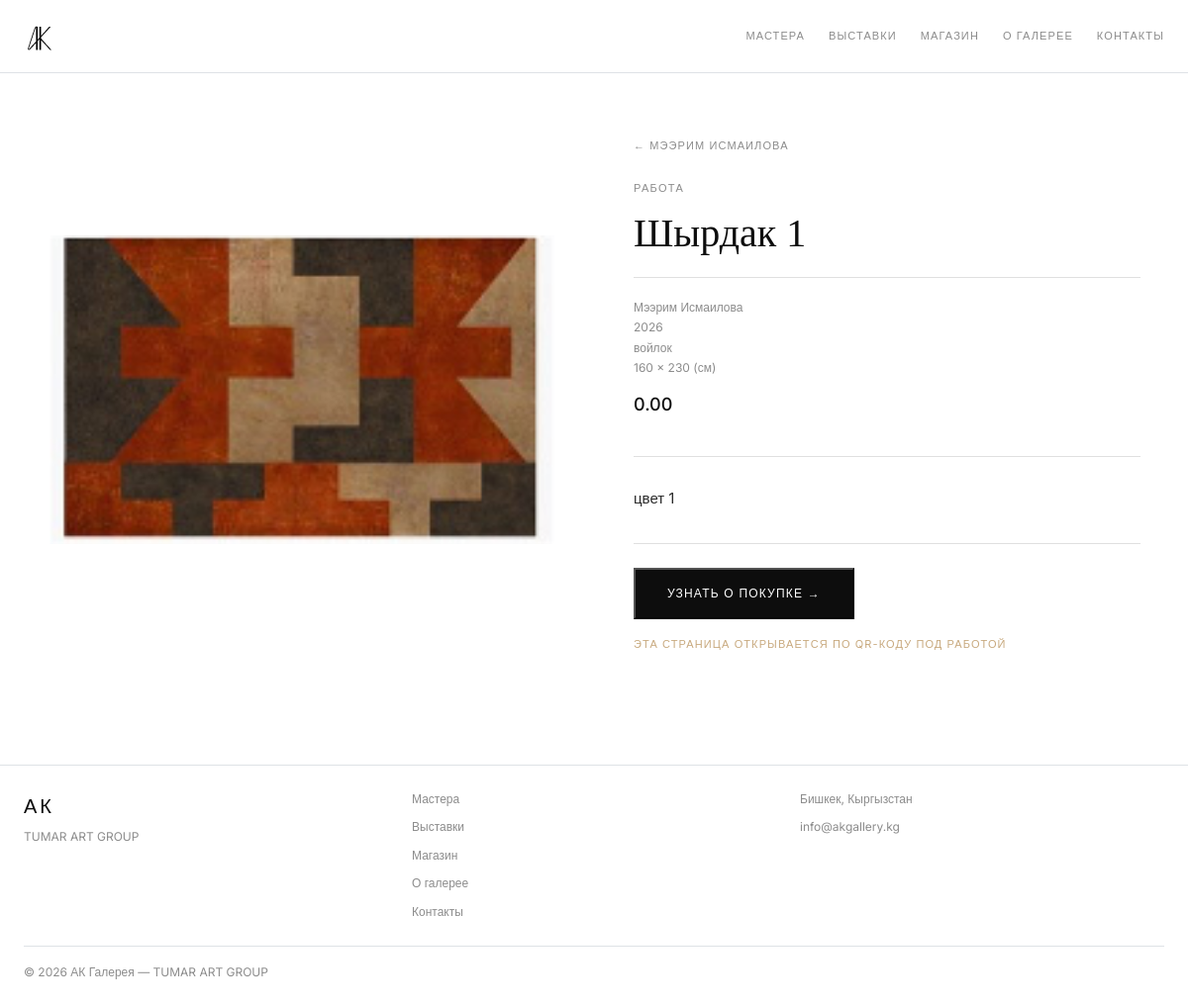
Before: /artists/artwork/3/ with the older database file.
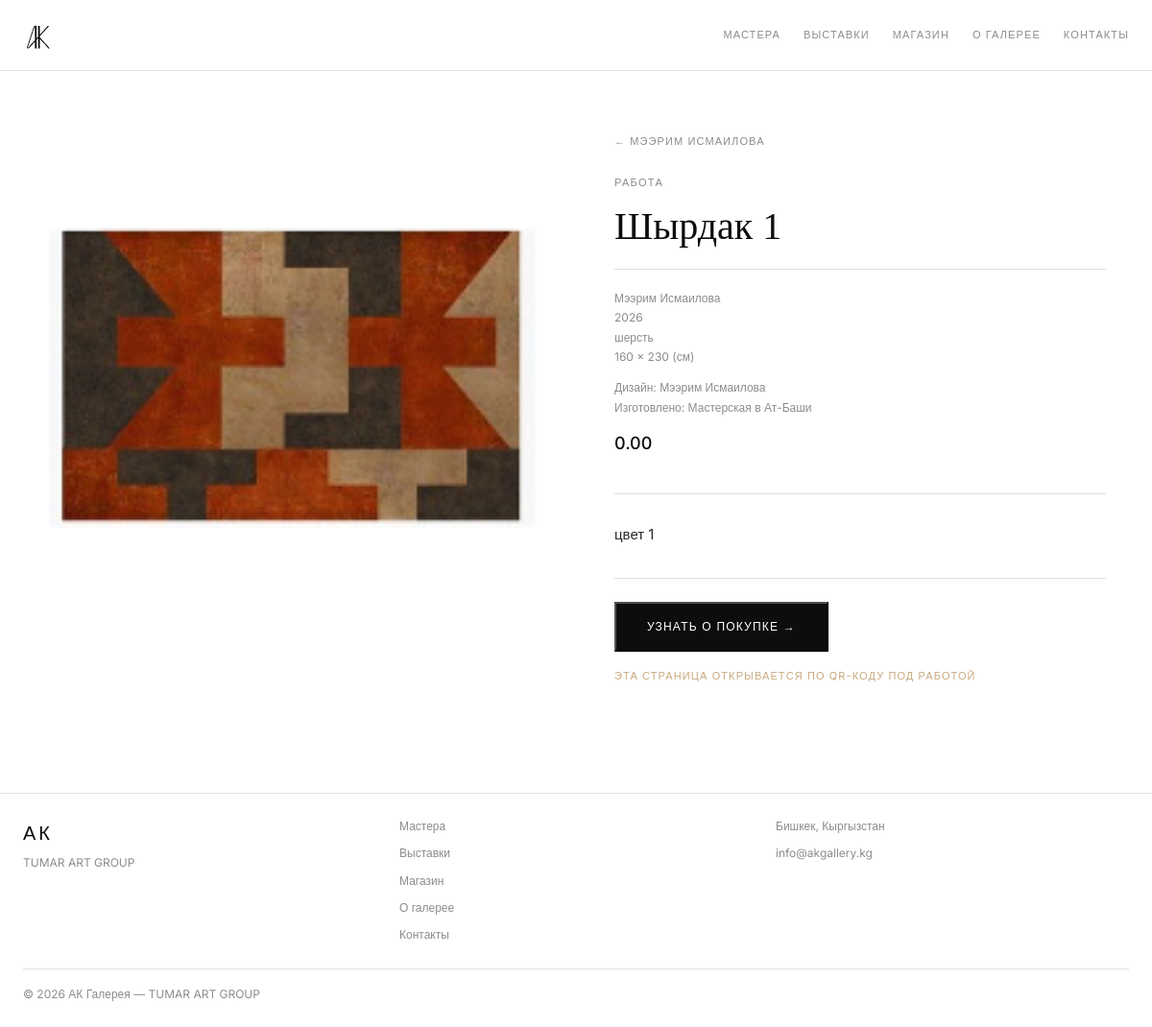
After: the same page with the newer database file.
### artists/models.py (models this page shows, shortened)
class Artwork(models.Model):
    artist = models.ForeignKey(Artist, on_delete=models.CASCADE, related_name='artworks')
    title = models.CharField(max_length=200)  # название работы
    year = models.IntegerField(blank=True, null=True)  # год
    medium = models.CharField(max_length=200, blank=True)  # материал
    weight = models.CharField(max_length=100, blank=True)  # вес работы
    dimensions = models.CharField(max_length=100, blank=True)  # размер
    description = models.TextField(blank=True)  # описание
    image = models.ImageField(upload_to='artworks/')  # фото работы
    price = models.CharField(max_length=100, blank=True)  # цена (опционально)
    designed_by = models.ManyToManyField(Artist, blank=True, related_name='designed_artworks')
    made_by = models.ManyToManyField(Artist, blank=True, related_name='made_artworks')
    designed_by_workshops = models.ManyToManyField('Workshop', blank=True, related_name='designed_artworks')
    made_by_workshops = models.ManyToManyField('Workshop', blank=True, related_name='made_artworks')

class Artist(models.Model):
    name = models.CharField(max_length=200)  # имя художника
    order = models.IntegerField(default=0)
    bio = models.TextField(blank=True)  # биография
    quote = models.CharField(max_length=300, blank=True)  # цитата художника
    photo = models.ImageField(upload_to='artists/')  # фото художника
    city = models.CharField(max_length=100, blank=True)  # город
    medium = models.CharField(max_length=200, blank=True)  # техника (живопись, войлок...)
    qr_code = models.ImageField(upload_to='qr_codes/', blank=True)  # QR код

class Workshop(models.Model):
    name = models.CharField(max_length=200)  # название мастерской
    subtitle = models.CharField(max_length=200, blank=True)  # вторая строка названия
    bio = models.TextField(blank=True)  # общее описание
    photo = models.ImageField(upload_to='workshops/', blank=True)  # фото мастерской
    city = models.CharField(max_length=100, blank=True)
    qr_code = models.ImageField(upload_to='qr_codes/', blank=True)  # QR код

### artists/views.py (the view)
# urls.py: path('artwork/<int:pk>/', views.artwork_detail, name='artwork_detail'),
def artwork_detail(request, pk):
    artwork = get_object_or_404(Artwork, pk=pk)
    return render(request, 'artists/artwork_detail.html', {'artwork': artwork})

### templates/artists/artwork_detail.html (shortened to what this page needs)
{% extends 'base.html' %}
{% load static %}
{% block content %}
<section class="artwork-detail">
    <div class="artwork-hero">
        <div class="artwork-image-wrap">
            <div class="artwork-slider">
                {% if artwork.image %}
                <div class="slide active">
                    <img src="{{ artwork.image.url }}" alt="{{ artwork.title }}" class="artwork-image">
                </div>
                {% endif %}
            </div>
        </div>
        <div class="artwork-info">
            <a href="/artists/{{ artwork.artist.id }}/" class="back-link">&larr; {{ artwork.artist.name }}</a>
            <span class="page-tag">Работа</span>
            <h1 class="artist-name">{{ artwork.title }}</h1>
            <div class="artwork-meta-block">
                <p class="artwork-meta">{{ artwork.artist.name }}</p>
                {% if artwork.year %}<p class="artwork-meta">{{ artwork.year }}</p>{% endif %}
                {% if artwork.medium %}<p class="artwork-meta">{{ artwork.medium }}</p>{% endif %}
                {% if artwork.dimensions %}<p class="artwork-meta">{{ artwork.dimensions }}</p>{% endif %}
                {% if artwork.designed_by.all or artwork.designed_by_workshops.all %}
                <p class="artwork-meta" style="margin-top:12px;">
                    <span style="color:var(--grey-1);">Дизайн: </span>
                    {% for a in artwork.designed_by.all %}{{ a.name }}{% if not forloop.last %}, {% endif %}{% endfor %}
                </p>
                {% endif %}
                {% if artwork.made_by.all or artwork.made_by_workshops.all %}
                <p class="artwork-meta">
                    <span style="color:var(--grey-1);">Изготовлено: </span>
                    {% for w in artwork.made_by_workshops.all %}{{ w.name }}{% if not forloop.last %}, {% endif %}{% endfor %}
                </p>
                {% endif %}
                {% if artwork.price %}
                    <p class="artwork-price">{{ artwork.price }}</p>
                {% endif %}
            </div>
            {% if artwork.description %}
                <div class="artwork-description">{{ artwork.description|linebreaks }}</div>
            {% endif %}
            <div class="qr-info">
                <button class="inquiry-btn" onclick="openContactModal()">Узнать о покупке &rarr;</button>
                <span class="qr-note">Эта страница открывается по QR-коду под работой</span>
            </div>
        </div>
    </div>
</section>
{% endblock %}

Changed rows visible on the page:
changed Artwork "Шырдак 1": medium "войлок" → "шерсть"
now on this page (row unchanged): Artist: name "Мээрим Исмаилова"
added Workshop: name "Мастерская в Ат-Баши"
Other visible differences:
text now shown: "Дизайн: Изготовлено:"
